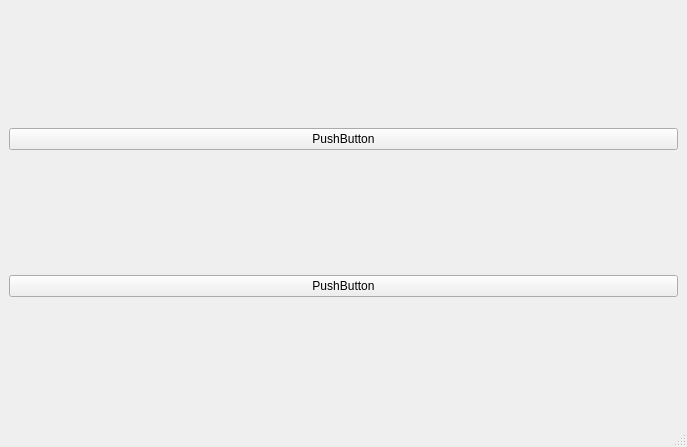
<?xml version="1.0" encoding="UTF-8"?>
<ui version="4.0">
 <class>MainWindow</class>
 <widget class="QMainWindow" name="MainWindow">
  <property name="geometry">
   <rect>
    <x>0</x>
    <y>0</y>
    <width>687</width>
    <height>447</height>
   </rect>
  </property>
  <property name="windowTitle">
   <string>MainWindow</string>
  </property>
  <widget class="QWidget" name="centralwidget">
   <layout class="QHBoxLayout" name="horizontalLayout">
    <item>
     <layout class="QGridLayout" name="gridLayout">
      <item row="3" column="0">
       <widget class="QPushButton" name="pushButton">
        <property name="text">
         <string>PushButton</string>
        </property>
       </widget>
      </item>
      <item row="1" column="0">
       <widget class="QPushButton" name="pushButton_2">
        <property name="text">
         <string>PushButton</string>
        </property>
       </widget>
      </item>
     </layout>
    </item>
    <item>
     <layout class="QVBoxLayout" name="verticalLayout"/>
    </item>
   </layout>
  </widget>
  <widget class="QStatusBar" name="statusbar"/>
 </widget>
 <resources/>
 <connections/>
</ui>
